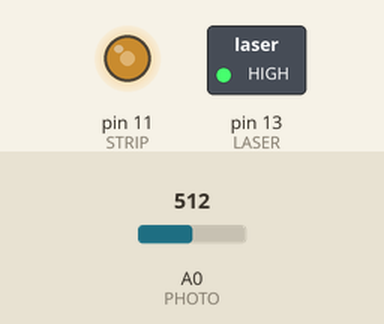
Bench run of a sketch on a simulated Arduino Uno, built with avr-gcc and run on an emulated ATmega328P. Parts: switched loads named in the sketch (green lamp = pin HIGH), output pins drawn as LEDs (lit = HIGH). The test bench sets the inputs (shaded band); at power-on: A0 (PHOTO) = 512. Pins used as bus, display or sensor lines are not drawn.

Above: at 2.3 s.
2.4 s: A0 (PHOTO) set to 684
At 3.15 s:
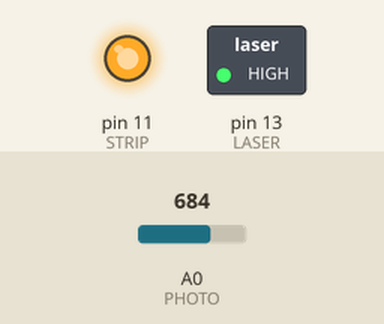
5.9 s: A0 (PHOTO) set to 713
At 7.5 s:
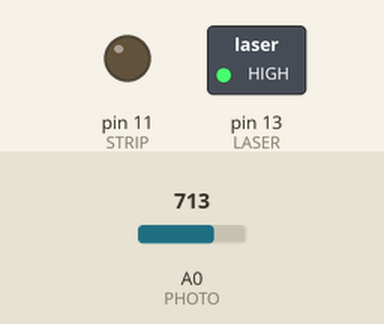
Timing chart, 0 to 9.0 s (numbered marks = the images above; inputs shaded):
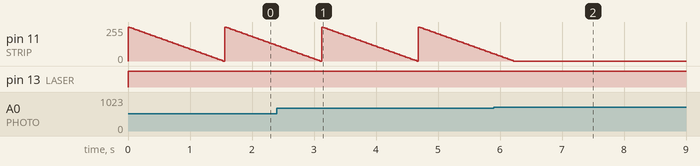

The sketch:

Cornhole.ino
```cpp
/*
Laser trip light changer

100 Ohm resistor for laser
10K Ohm resistor for photocell
47 Ohm resistsor for ring
1k Ohm resistor for transistor

*/

int LASER = 13; //set up variable LASER as the pin to which the laser connects
int RING = 12; //set up the variable RING as the pin to which the led ring connects
int STRIP = 11; //set up the variable STRIP as the pin to which the led strip connects
int PHOTO = 0; //set up the variable PHOTO as the pin to which the photocell connects

int BRIGHTNESS = 255; //set the initial brightness of 255 (full)
int FADE = 5; //set the fade value
int BEAMACTIVATE = 0; //set the value

void setup() { //function that only runs once initially

  pinMode(LASER,OUTPUT); //set up LASER pin as OUTPUT
  pinMode(RING,OUTPUT); //set up RING pin as OUTPUT
  pinMode(STRIP,OUTPUT); //set up STRIP pin as OUTPUT
}

void loop() { //function that continues to loop
    digitalWrite(LASER,HIGH); //turn the laser on

    if( BEAMACTIVATE == 0 ){
    // beam is currently not activated...
      digitalWrite(RING, HIGH); //turn RING on
      BRIGHTNESS= 0;          //turn STRIP off

    // check state of the beam
    if(analogRead(PHOTO) < 700){ //if analog 0 has value under 700 from photocell
      // beam has just been activated !!!
      BEAMACTIVATE = 1;
      digitalWrite(RING, LOW); //turn RING off
      BRIGHTNESS = 255;    //turn the STRIP ON
    }
  }else{
    // beam has been activated
    // - we need to fade the STRIP

    BRIGHTNESS = BRIGHTNESS - FADE; //lower the brightness determined by FADE
    if( BRIGHTNESS <= 0 ){    //have we faded out yet ?
      BRIGHTNESS = 0;
      BEAMACTIVATE = 0;   //we aren't activated any more
    }

  }

  analogWrite(STRIP, BRIGHTNESS); //write out whatever brightness we've set
  delay(30); //delay 30 ms before looping again
}
```

Measured:
- the behaviour switches between 699 and 700 on A0 (PHOTO) (found by bisection; images 1 and 2)
- after the input at 5.9 s, pin 11 (STRIP): goes on until 6.2 s, then stays 0/255
- by itself, pin 11 (STRIP): ramps from 255/255 to 0/255 and jumps back, once every 1.6 s
